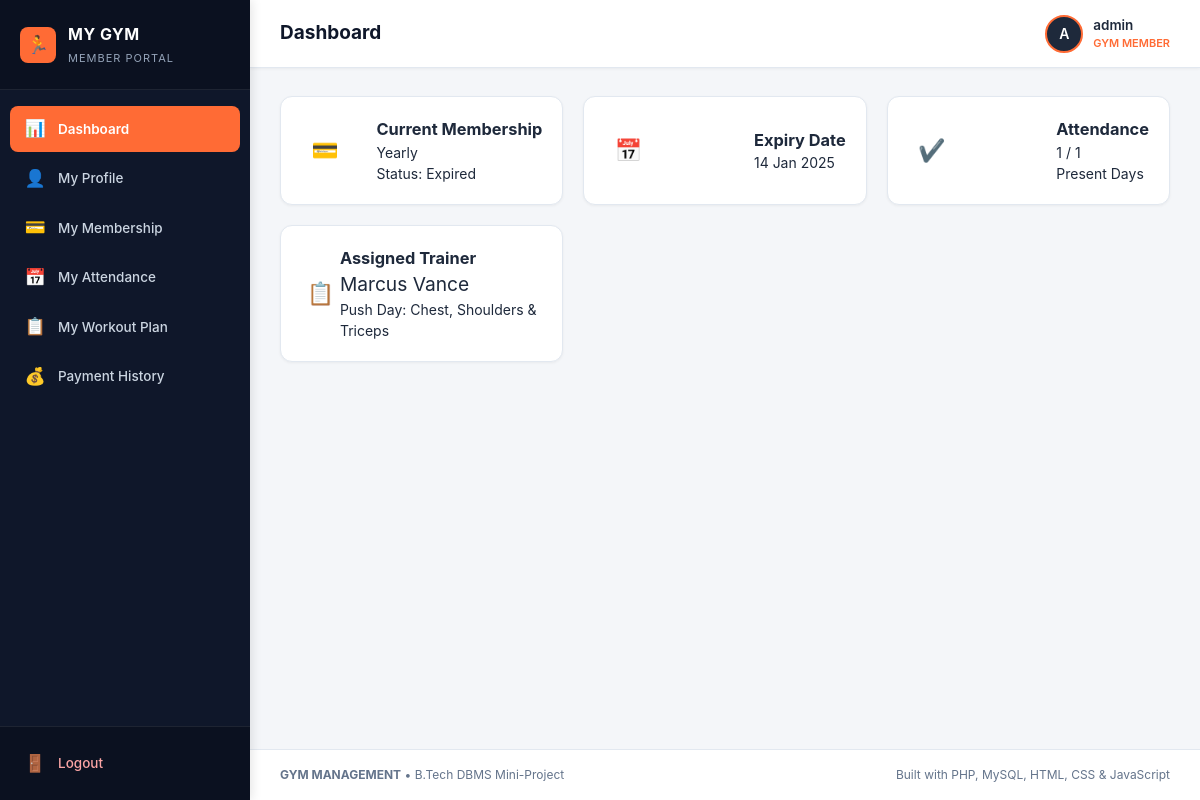
Page /user/dashboard.php (signed in) on the committed database.
### tables this page shows
CREATE TABLE IF NOT EXISTS `Membership` (
    `membership_id` INT AUTO_INCREMENT PRIMARY KEY,
    `member_id` INT NOT NULL,
    `plan_name` ENUM('Monthly', 'Quarterly', 'Half Yearly', 'Yearly') NOT NULL,
    `start_date` DATE NOT NULL,
    `end_date` DATE NOT NULL,
    `amount` DECIMAL(10,2) NOT NULL,
    `created_at` TIMESTAMP DEFAULT CURRENT_TIMESTAMP,
    CONSTRAINT `fk_membership_member` 
        FOREIGN KEY (`member_id`) REFERENCES `Member`(`member_id`) 
        ON DELETE CASCADE ON UPDATE CASCADE
);

CREATE TABLE IF NOT EXISTS `Workout_Plan` (
    `workout_id` INT AUTO_INCREMENT PRIMARY KEY,
    `member_id` INT NOT NULL,
    `trainer_id` INT NOT NULL,
    `workout_name` VARCHAR(100) NOT NULL,
    `workout_date` DATE NOT NULL,
    `created_at` TIMESTAMP DEFAULT CURRENT_TIMESTAMP,
    CONSTRAINT `fk_workout_member` 
        FOREIGN KEY (`member_id`) REFERENCES `Member`(`member_id`) 
        ON DELETE CASCADE ON UPDATE CASCADE,
    CONSTRAINT `fk_workout_trainer` 
        FOREIGN KEY (`trainer_id`) REFERENCES `Trainer`(`trainer_id`) 
        ON DELETE CASCADE ON UPDATE CASCADE
);

CREATE TABLE IF NOT EXISTS `Trainer` (
    `trainer_id` INT AUTO_INCREMENT PRIMARY KEY,
    `name` VARCHAR(100) NOT NULL,
    `phone` VARCHAR(15) NOT NULL,
    `specialization` VARCHAR(100) NOT NULL,
    `salary` DECIMAL(10,2) NOT NULL,
    `created_at` TIMESTAMP DEFAULT CURRENT_TIMESTAMP
);

### db.php (called while the page is built, shortened)
<?php
function format_date($date_str) {
    return date("d M Y", strtotime($date_str));
}
?>

### user/dashboard.php (the view, shortened to what this page needs)
<?php
require_once __DIR__ . '/user_header.php';
$member_id = $_SESSION['member_id'];
$mem_stmt = $conn->prepare("SELECT plan_name, end_date, IF(end_date >= CURDATE(), 'Active', 'Expired') AS status FROM Membership WHERE member_id = ? ORDER BY end_date DESC LIMIT 1");
$mem_stmt->bind_param("i", $member_id);
$mem_stmt->execute();
$membership = $mem_stmt->get_result()->fetch_assoc();
$att_stmt = $conn->prepare("SELECT COUNT(*) AS total_days, SUM(CASE WHEN status='Present' THEN 1 ELSE 0 END) AS present_days FROM Attendance WHERE member_id = ?");
$att_stmt->bind_param("i", $member_id);
$att_stmt->execute();
$attendance = $att_stmt->get_result()->fetch_assoc();
$work_stmt = $conn->prepare("SELECT w.workout_name, t.name as trainer_name FROM Workout_Plan w JOIN Trainer t ON w.trainer_id = t.trainer_id WHERE w.member_id = ? ORDER BY w.workout_date DESC LIMIT 1");
$work_stmt->bind_param("i", $member_id);
$work_stmt->execute();
$workout = $work_stmt->get_result()->fetch_assoc();
?>
<div class="stats-grid">
    <div class="stat-card">
        <div class="stat-icon">💳</div>
        <div class="stat-info">
            <h3>Current Membership</h3>
            <div class="stat-number"><?php echo $membership ? htmlspecialchars($membership['plan_name']) : 'None'; ?></div>
            <div class="stat-label">Status: <?php echo $membership ? $membership['status'] : 'N/A'; ?></div>
        </div>
    </div>
    <div class="stat-card">
        <div class="stat-icon">📅</div>
        <div class="stat-info">
            <h3>Expiry Date</h3>
            <div class="stat-number"><?php echo $membership ? format_date($membership['end_date']) : '-'; ?></div>
        </div>
    </div>
    <div class="stat-card">
        <div class="stat-icon">✔️</div>
        <div class="stat-info">
            <h3>Attendance</h3>
            <div class="stat-number"><?php echo (int)($attendance['present_days'] ?? 0); ?> / <?php echo (int)($attendance['total_days'] ?? 0); ?></div>
            <div class="stat-label">Present Days</div>
        </div>
    </div>
    <div class="stat-card">
        <div class="stat-icon">📋</div>
        <div class="stat-info">
            <h3>Assigned Trainer</h3>
            <div class="stat-number" style="font-size:1.2rem;"><?php echo $workout ? htmlspecialchars($workout['trainer_name']) : 'None'; ?></div>
            <div class="stat-label"><?php echo $workout ? htmlspecialchars($workout['workout_name']) : 'No active plan'; ?></div>
        </div>
    </div>
</div>
<?php require_once '../footer.php'; ?>

### css/style.css (style rules this page uses)
:root { --primary-navy: #0f172a; --navy-light: #1e293b; --navy-hover: #334155; --accent-orange: #ff6b35; --accent-orange-hover: #e85924; --accent-orange-light: #fff0eb; --bg-light: #f4f6f9; --card-bg: #ffffff; --text-primary: #1e293b; --text-secondary: #64748b; --text-muted: #94a3b8; --border-color: #e2e8f0; --sidebar-width: 250px; --header-height: 68px; --color-success: #10b981; --color-success-bg: #ecfdf5; --color-danger: #ef4444; --color-danger-bg: #fef2f2; --color-warning: #f59e0b; --color-warning-bg: #fffbeb; --color-info: #0284c7; --color-info-bg: #f0f9ff; --radius-sm: 4px; --radius-md: 8px; --radius-lg: 12px; --shadow-sm: 0 1px 3px rgba(0, 0, 0, 0.05); --shadow-md: 0 4px 6px -1px rgba(0, 0, 0, 0.06), 0 2px 4px -1px rgba(0, 0, 0, 0.04); }
* { margin: 0; padding: 0; box-sizing: border-box; font-family: -apple-system, BlinkMacSystemFont, "Segoe UI", Roboto, "Helvetica Neue", Arial, sans-serif; }
body { background-color: var(--bg-light); color: var(--text-primary); min-height: 100vh; font-size: 14px; line-height: 1.5; }
.stats-grid { display: grid; grid-template-columns: repeat(auto-fit, minmax(210px, 1fr)); gap: 20px; margin-bottom: 28px; }
.stat-card { background-color: var(--card-bg); border-radius: var(--radius-lg); padding: 20px; display: flex; align-items: center; justify-content: space-between; box-shadow: var(--shadow-sm); border: 1px solid var(--border-color); transition: transform 0.2s ease, box-shadow 0.2s ease; }
.stat-icon { width: 48px; height: 48px; border-radius: var(--radius-md); display: flex; align-items: center; justify-content: center; font-size: 22px; }

### rows in the picture
membership: plan_name "Yearly", end_date "14 Jan 2025"
workout_plan: trainer.name "Marcus Vance", workout_name "Push Day: Chest, Shoulders & Triceps"

### other values in the picture
$page_title "Dashboard"
substr($member_name, 0, 1) "A"
$member_name "admin"
$membership['status'] "Expired"
$attendance['present_days'] "1"
$attendance['total_days'] "1"
